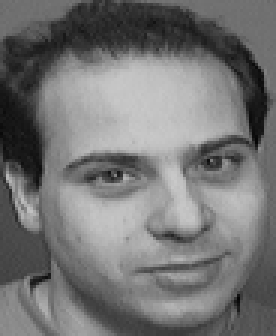
#> input picture el_image.png, 92 x 112 px (shown 3 times larger)
$ python -i hough_lines.py   (imports and definitions only)
#> lines starting #> are read from the running program, lines starting #| are printed output that depends on the picture; after the words box and inside, x2 and y2 are one past the last pixel; in counts of white or black regions, pixels touching at a corner belong together
import numpy as np
import cv2
from scipy.ndimage import maximum_filter
import matplotlib.pyplot as plt

def line_detection(image: np.ndarray,th_low,th_high)-> tuple:
    """
    Detects lines in an image using the Hough Transform.
    Args:
        image (numpy.ndarray): Input image, should be in BGR format.
        th_low (int): Lower threshold for the Canny edge detector.
        th_high (int): Upper threshold for the Canny edge detector.
    Returns:
        tuple: A tuple containing:
            - accumulator (numpy.ndarray): The Hough accumulator array.
            - thetas (numpy.ndarray): Array of theta values.
            - rhos (numpy.ndarray): Array of rho values.
    """
    gray_img = cv2.cvtColor(image, cv2.COLOR_BGR2GRAY)
    blur_img = cv2.GaussianBlur(gray_img, (3,3), 1.5)
    edge_img = cv2.Canny(blur_img, th_low, th_high)
    height, width = edge_img.shape
    max_dist = int(np.sqrt(height**2 + width**2))
    thetas = np.deg2rad(np.arange(-90, 90))
    # Generate array of evenly spaced numbers
    rhos = np.linspace(-max_dist, max_dist, 2*max_dist)
    # 2d matrix to fill all votes of all rhos and thier corresponding thetas
    accumulator = np.zeros((2 * max_dist +1, len(thetas)))
    for h in range(height):
        for w in range(width):
            if edge_img[h,w] > 0:
                for phi in range(len(thetas)):
                    r = w * np.cos(thetas[phi]) + h * np.sin(thetas[phi])
                    # to ensure that r is non-negative and fit within the range of the accumulator array
                    # shift the origin of the rho values to the center of the accumulator array.
                    accumulator[int(r) + max_dist, phi] += 1
    return accumulator, thetas, rhos

def hough_peaks(acc, peaks, neighborhood_size=3)-> tuple:
    """
    Finds peaks in the Hough accumulator array.
    Args:
        acc (numpy.ndarray): The Hough accumulator array.
        peaks (int): Number of peaks to find.
        neighborhood_size (int): Size of the neighborhood around each peak.
    Returns:
        tuple: A tuple containing:
            - peaks_indices (list): List of indices corresponding to the peaks.
            - acc (numpy.ndarray): The modified Hough accumulator array.
    """
    peaks_indices = []
    acc_copy = np.copy(acc)
    for _ in range(peaks):
        # Find the maximum value index in the accumulator array
        max_index = np.argmax(acc_copy)
        max_y, max_x = np.unravel_index(max_index, acc_copy.shape)  # Convert index to 2D coordinates
        peaks_indices.append((max_y, max_x))
        # Update the accumulator array to remove the neighborhood around the peak
        # This ensures that peaks within this neighborhood will not be detected again in subsequent iterations.
        min_x = max(0, max_x - (neighborhood_size // 2))
        max_x = min(acc.shape[1], max_x + (neighborhood_size // 2))
        min_y = max(0, max_y - (neighborhood_size // 2))
        max_y = min(acc.shape[0], max_y + (neighborhood_size // 2))
        acc_copy[min_y:max_y, min_x:max_x] = 0  # Set neighborhood values to 0
        # Highlight the peak in the original accumulator array
        acc[max_y, max_x] = 255
    return peaks_indices, acc


def hough_lines_draw(img, peaks_indices, rhos, thetas)-> None:
    """
    Draws lines on an image based on the Hough peaks.
    Args:
        img (numpy.ndarray): Input image.
        peaks_indices (list): List of peak indices.
        rhos (numpy.ndarray): Array of rho values.
        thetas (numpy.ndarray): Array of theta values.
    Returns:
        None
    """
    for i in range(len(peaks_indices)):
        rho = rhos[peaks_indices[i][0]]
        theta = thetas[peaks_indices[i][1]]
        a = np.cos(theta)
        b = np.sin(theta)
        x0 = a * rho
        y0 = b * rho
        # these are then scaled so that the lines go off the edges of the image
        x1 = int(x0 - 1000 * (b))
        y1 = int(y0 + 1000 * (a))
        x2 = int(x0 + 1000 * (b))
        y2 = int(y0 - 1000 * (a))
        cv2.line(img, (x1, y1), (x2, y2), (0, 255, 0), 2)

def hough_lines(img: np.ndarray,peaks: int = 10,neighborhood_size : int = 3,th_low: int=50,th_high : int = 150)-> np.ndarray:
    """
    Detects lines in an image using the Hough Transform and draws them on the image.
    Args:
        img (numpy.ndarray): Input image.
        peaks (int): Number of peaks to find in the Hough accumulator array.
        neighborhood_size (int): Size of the neighborhood around each peak.
        th_low (int): Lower threshold for the Canny edge detector.
        th_high (int): Upper threshold for the Canny edge detector.
    Returns:
        img_copy (numpy.ndarray): Image with detected lines drawn on it.
    """
    img_copy = np.copy(img)
    acc, thetas, rhos = line_detection(img_copy,th_low,th_high)
    indicies, acc = hough_peaks(acc, peaks, neighborhood_size)
    hough_lines_draw(img_copy, indicies, rhos, thetas)
    return img_copy

>>> import cv2
>>> picture = cv2.imread('../el_image.png')
#> picture is the input picture: shape (112, 92, 3); min 4, max 201, mean 116.6
>>> result = hough_lines(picture)
#> in line_detection, `edge_img = cv2.Canny(blur_img, th_low, th_high)`:
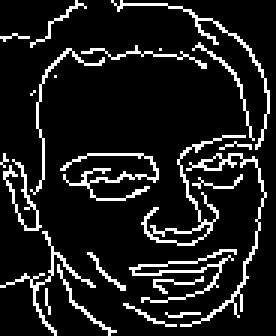
#> edge_img: shape (112, 92) (shown 3 times larger); 11.6% white in thin lines or dots
#> after the loop in line_detection, `for h in range(height):`:
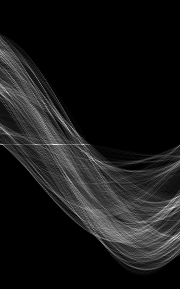
#> accumulator: shape (289, 180) float64; min 0, max 44, mean 4.1; drawn with min black and max white
#> in hough_lines, `acc, thetas, rhos = line_detection(img_copy,th_low,th_high)`: thetas = 180 values from -1.57 to 1.55; rhos = 288 values from -144 to 144
#> the loop in hough_peaks, `for _ in range(peaks):` made 10 passes
#> (max_index, max_y, max_x, min_x, min_y) on passes 1 to 10: (25974, 145, 55, 53, 143), (25976, 145, 57, 55, 143), (26003, 145, 84, 82, 143), (25977, 145, 58, 56, 143), (37432, 208, 173, 171, 206), (37433, 208, 174, 172, 206), (42833, 238, 174, 172, 236), (25978, 145, 59, 57, 143), (35636, 198, 177, 175, 196), (43012, 239, 173, 171, 237)
#> after the loop in hough_peaks, `for _ in range(peaks):`:
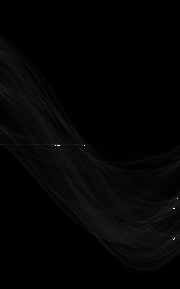
#> acc: shape (289, 180) float64; 0.02% of pixels changed, all inside (x1, y1, x2, y2) = (55, 145, 178, 240)
#> after the loop in hough_peaks, `for _ in range(peaks):`:
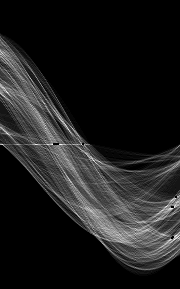
#> acc_copy: shape (289, 180) float64; 0.06% of pixels changed, all inside (x1, y1, x2, y2) = (53, 143, 177, 239); drawn with min black and max white
#> after the loop in hough_peaks, `for _ in range(peaks):`: peaks_indices = [(144, 54), (144, 56), (144, 83), (144, 57), (207, 172), (207, 173), (237, 173), (144, 58), (197, 176), (238, 172)]
#> in hough_lines, `indicies, acc = hough_peaks(acc, peaks, neighborhood_size)`: indicies has the same summary as peaks_indices in hough_peaks
#> the loop in hough_lines_draw, `for i in range(len(peaks_indices)):` made 10 passes
#> (rho, theta, a, b, x0, y0, x1, y1) on passes 1 to 10: (0.502, -0.628, 0.809, -0.588, 0.406, -0.295, 588, 808), (0.502, -0.593, 0.829, -0.559, 0.416, -0.281, 559, 828), (0.502, -0.122, 0.993, -0.122, 0.498, -0.0611, 122, 992), (0.502, -0.576, 0.839, -0.545, 0.421, -0.273, 545, 838), (63.72, 1.43, 0.139, 0.99, 8.87, 63.1, -981, 202), (63.72, 1.45, 0.122, 0.993, 7.77, 63.25, -984, 185), (93.83, 1.45, 0.122, 0.993, 11.43, 93.13, -981, 214), (0.502, -0.559, 0.848, -0.53, 0.426, -0.266, 530, 847), (53.69, 1.5, 0.0698, 0.998, 3.74, 53.56, -993, 123), (94.83, 1.43, 0.139, 0.99, 13.2, 93.91, -977, 233)
#> after the loop in hough_lines_draw, `for i in range(len(peaks_indices)):`:
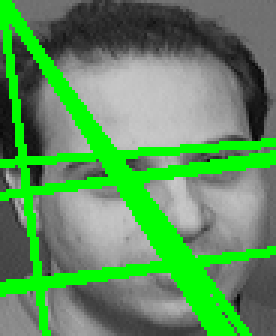
#> img: shape (112, 92, 3) (shown 3 times larger); mean B, G, R 91.8, 147.2, 91.8
